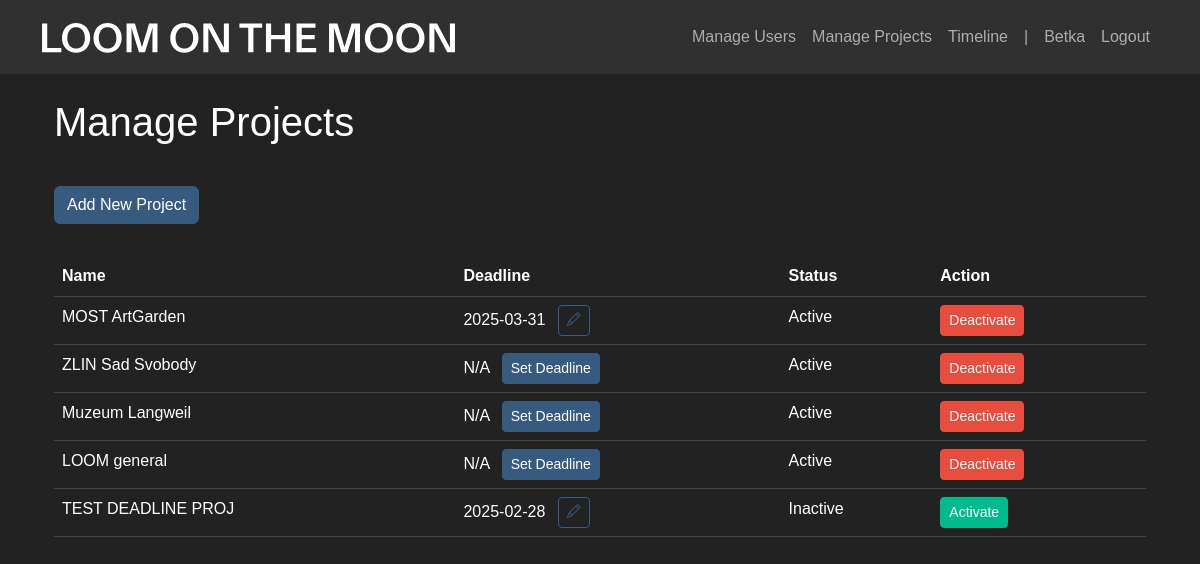
The app's page /manage_projects (signed in), older data.
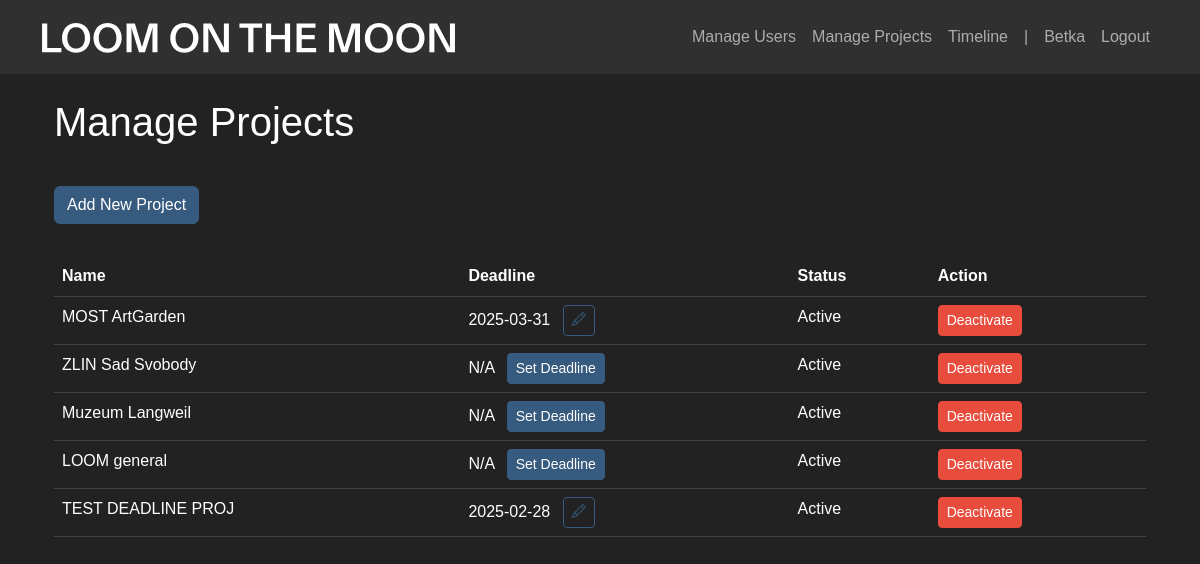
The same page, newer data.
### app/models.py (models this page shows)
class Project(db.Model):
    id = db.Column(db.Integer, primary_key=True)
    name = db.Column(db.String(100), unique=True, nullable=False)
    deadline = db.Column(db.Date, nullable=True)
    is_active = db.Column(db.Boolean, default=True)  # New field
    time_entries = db.relationship('TimeEntry', backref='project', lazy=True)

### app/main.py (the view)
@main.route('/manage_projects')
@login_required
def manage_projects():
    if not current_user.is_admin:
        return redirect(url_for('main.index'))
    projects = Project.query.all()
    return render_template('manage_projects.html', projects=projects)

### app/__init__.py (called while the page is built)
def create_app():
    app = Flask(__name__)
    app.config['SECRET_KEY'] = 'your-secret-key-here'  # Change this in production
    app.config['SQLALCHEMY_DATABASE_URI'] = 'sqlite:///timetracker.db'
    db.init_app(app)
    login_manager.init_app(app)
    login_manager.login_view = 'auth.login'
    migrate.init_app(app, db)
    from .models import User
    @login_manager.user_loader
    def load_user(user_id):
        return User.query.get(int(user_id))
    from .auth import auth as auth_blueprint
    from .main import main as main_blueprint
    app.register_blueprint(auth_blueprint)
    app.register_blueprint(main_blueprint)
    with app.app_context():
        db.create_all()
    return app

### app/templates/manage_projects.html (shortened to what this page needs)
{% extends "base.html" %}
{% block content %}
<div class="container mt-4">
    <h2>Manage Projects</h2>
    {% if current_user.is_admin %}
    <a href="/add_project" class="btn btn-primary add-btn">Add New Project</a>
    {% endif %}
    <table class="table">
        <thead>
            <tr>
                <th>Name</th>
                <th>Deadline</th>
                <th>Status</th>
                <th>Action</th>
            </tr>
        </thead>
        <tbody>
            {% for project in projects %}
            <tr>
                <td>{{ project.name }}</td>
                <td>
                    {% if project.deadline %}
                        {{ project.deadline.strftime('%Y-%m-%d') }}
                        <button
                            class="btn btn-sm btn-outline-primary ms-2"
                            onclick="showDeadlineModal({{ project.id }}, '{{ project.name }}', '{{ project.deadline.strftime('%Y-%m-%d') }}')"
                        >
                            <i class="bi bi-pencil"></i>
                        </button>
                    {% else %}
                        N/A
                        <button
                            class="btn btn-sm btn-primary ms-2"
                            onclick="showDeadlineModal({{ project.id }}, '{{ project.name }}', null)"
                        >
                            Set Deadline
                        </button>
                    {% endif %}
                </td>
                <td>{{ 'Active' if project.is_active else 'Inactive' }}</td>
                <td>
                    {% if project.is_active %}
                        <a href="{{ url_for('main.deactivate_project', project_id=project.id) }}" class="btn btn-danger btn-sm">Deactivate</a>
                    {% else %}
                        <a href="{{ url_for('main.activate_project', project_id=project.id) }}" class="btn btn-success btn-sm">Activate</a>
                    {% endif %}
                </td>
            </tr>
            {% endfor %}
        </tbody>
    </table>
</div>
{% endblock %}

Row changes from the older to the newer data that the page shows:
changed Project "TEST DEADLINE PROJ": is_active "Inactive" → "Active"; is_active "Activate" → "Deactivate"
